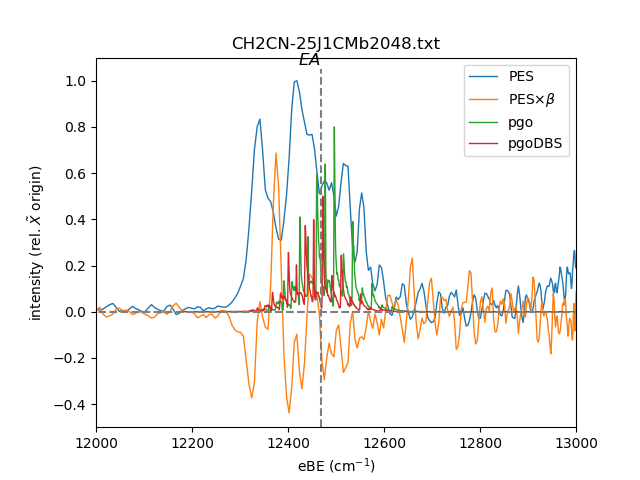

The script that saved this image:
import numpy as np
import abel
import matplotlib.pylab as plt

sz = 2048
imagefile = f'CH2CN-25J1CMb{sz}.txt' 

IM = np.loadtxt(imagefile)
zoom = IM.shape[-1]/2048

# radial range of peak X origin intensity used for image centering
rr = (int(100*zoom), int(230*zoom))

'''
IMcm, ang, rc, rcf = abel.tools.circularize.circularize_image(
                     IM, inverse=False, origin='slice',
                     radial_range=rr, #  ref_angle=0,
                     return_correction=True, dt=0.05, tol=1)
'''

IMcm = abel.tools.center.center_image(IM, method='slice',
                                      radial_range=rr)

r, c = IMcm.shape
r2 = r//2
'''
plt.plot(np.arange(-r2, r2-1), IMcm[r2-50: r2+50].sum(axis=0))
plt.show()
'''

# mask
mask = np.ones_like(IMcm, dtype=int)
R, C = np.meshgrid(np.arange(c), np.arange(r))
subr = (R - 1051)**2 + (C - 1045)**2 < 20**2
mask[subr] = 0

# Abel transform - rbasex ------------------------------------------
# adjust reg parameter for smoothing
AIM = abel.Transform(IMcm, method='rbasex', 
                     transform_options=dict(reg=("diff", 1000),
                     basis_dir='./')) # weights=mask))

r, I, beta = AIM.distr.rIbeta()   # I, beta directly from basis fit

# convert intensity to PES
eBE, PES = abel.tools.vmi.toPES(r, I,
                                energy_cal_factor=1.2e-5,
                                photon_energy=1.0e7/768.65, Vrep=-1000,
                                zoom=zoom)
beta = beta[::-1]

# normalize intensity to X origin
PES /= PES.max()

np.savetxt(f'{imagefile[:-4]}_rbasex.dat', np.column_stack((eBE, PES, beta)),
           fmt='%8.3f   %10.5f    %10.5f',
           header='eBE(cm-1)  int. (rel. X0)  beta')

# plots ----------------------------
EA = 12468
print(f'EA = {EA}')
peak = eBE[PES.argmax()]
print(f'peak = {peak}')
# eBE -= EA

wp, pgo = np.loadtxt('CH2CN-pgo.dat', unpack=True)

fig, ax = plt.subplots()

ax.plot(eBE, PES, lw=1, label=r'PES')
ax.plot(eBE, PES*beta, lw=1, label=r'PES$\times\beta$')

ax.plot(wp, pgo*0.8/pgo.max(), lw=1, label='pgo')
ax.plot(wp-24, pgo*0.5/pgo.max(), lw=1, label='pgoDBS')

ax.plot((eBE[0], eBE[-1]), (0, 0), 'C7--')
ax.plot((EA, EA), (-0.5, 1.05), 'C7--')
ax.annotate(r'$EA$', (EA, 1.07), fontsize='large', ha='right')

ax.legend()
ax.set_xlabel(r'eBE (cm$^{-1}$)')
ax.set_ylabel(r'intensity (rel. $\tilde{X}$ origin)')
ax.set_title(imagefile)
ax.axis(xmin=12000, xmax=13000, ymin=-0.5, ymax=1.1)

plt.subplots_adjust(left=0.15)
plt.savefig('beta-rbasex-PES.png', dpi=100)
plt.show()
